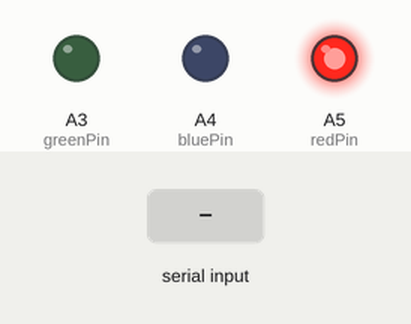
Recording of a sketch running on a simulated Arduino Uno, built with avr-gcc and run on an emulated ATmega328P. Shown: output pins drawn as LEDs (lit = HIGH). The test bench sets the inputs (shaded band). What the sketch prints to the serial monitor is not drawn.

Above: at 0.1 s.
At 0.6 s:
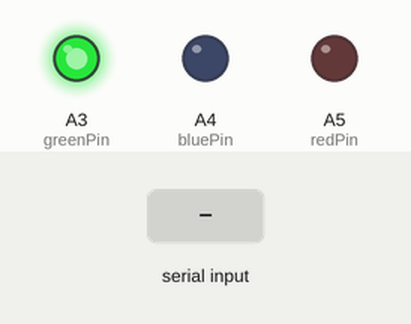
At 2.4 s:
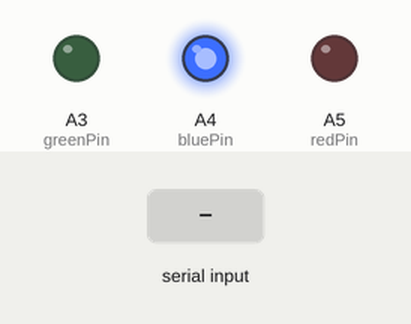
2.5 s: "H90\n" received over Serial
4.0 s: "S90\n" received over the second serial link
5.5 s: "V90\n" received over Serial
7.0 s: "H90\n" received over the second serial link
8.5 s: "R90\n" received over the second serial link
Timing chart, 0 to 11.0 s (numbered marks = the images above; inputs shaded):
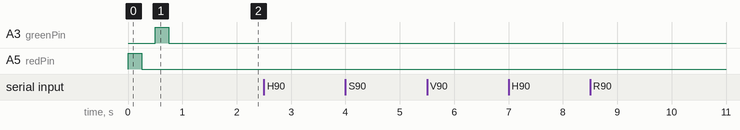

The sketch:

ratfFirmware.ino
```cpp
#include <SoftwareSerial.h>
#include <EEPROM.h>

const byte ledPin = 13;
const byte redPin = A5;
const byte greenPin = A3;
const byte bluePin = A4;
const byte softRxTXPin = A0;

// Ugly c++
SoftwareSerial softSerial_0(softRxTXPin + 0, softRxTXPin + 0);
SoftwareSerial softSerial_1(softRxTXPin + 1, softRxTXPin + 1);
SoftwareSerial softSerial_2(softRxTXPin + 2, softRxTXPin + 2);
SoftwareSerial softSerial_3(softRxTXPin + 3, softRxTXPin + 3);
SoftwareSerial softSerial_4(softRxTXPin + 4, softRxTXPin + 4);

SoftwareSerial* softSerial_array[5] = {&softSerial_0, &softSerial_1, &softSerial_2, &softSerial_3, &softSerial_4};
byte active_softSerial;
unsigned long lastcom_softSerial_table[5];

int8_t state, softState;
byte b;
byte buf[4], softbuf[4];
byte EEPROMAdress;

byte blinkLedState = 0;
byte blinkLedFlag = 0;
unsigned long previousMillis = 0;
const long interval = 200;

void set_active_softSerial(byte new_index)
{
  if (new_index >= 5) return;
  active_softSerial = new_index;
  softSerial_array[active_softSerial]->listen();
  pinMode(softRxTXPin + active_softSerial - 1, INPUT_PULLUP);
}


inline byte to_low_case(byte c)
{
  if (c >='A' && c <='Z')
    return  c - 'A' + 'a';
  else
    return  c;
}

inline byte to_up_case(byte c)
{
  if (c >='a' && c <='z')
    return  c - 'a' + 'A';
  else
    return  c;
}


void setup()
{
  byte i;
  state = -1;
  softState = -1;

  Serial.begin(19200);
  serialSend(0, 'X', EEPROM.read(0));
  serialSend(0, 'Y', EEPROM.read(1));

  pinMode(ledPin, OUTPUT);
  // set the data rate for the SoftwareSerial port
  for (i = 0; i < 5; i++){
    softSerial_array[i]->begin(38400);
    pinMode(softRxTXPin + i, INPUT_PULLUP);
  }
  set_active_softSerial(0);

  if (EEPROM.read(0) > 0)
    box_setup();
  else if (EEPROM.read(1) > 0)
    machine_setup();

}

void machine_setup(void)
{

}


void box_setup(void)
{
  pinMode(redPin, OUTPUT);
  pinMode(greenPin, OUTPUT);
  pinMode(bluePin, OUTPUT);

  digitalWrite(redPin, LOW);
  digitalWrite(greenPin, LOW);
  digitalWrite(bluePin, LOW);

  digitalWrite(redPin, HIGH);
  delay(250);
  digitalWrite(redPin, LOW);
  delay(250);
  digitalWrite(greenPin, HIGH);
  delay(250);
  digitalWrite(greenPin, LOW);
  delay(250);
  digitalWrite(bluePin, HIGH);
  delay(250);
  //digitalWrite(bluePin, LOW);
}


byte hexValue(byte hexdigit)
{
  if (hexdigit >= '0' && hexdigit <= '9')
    return hexdigit - '0';
  if ( (hexdigit | 0x20) >= 'a' && (hexdigit | 0x20) <= 'f')
    return (hexdigit | 0x20) - 'a' + 10;
  return 0;
}


void serialSend(byte port, char channel, byte b)
{
  byte i;
  if (port == 0){
    Serial.write(channel);
    Serial.write(hexNibble(b >> 4));
    Serial.write(hexNibble(b));
  } else if (port >= 1 && port <=5){
    i = port - 1;
    pinMode(softRxTXPin + i, OUTPUT);
    //softSerial_array[i]->write(0x55);
    softSerial_array[i]->write(channel);
    softSerial_array[i]->write(hexNibble(b >> 4));
    softSerial_array[i]->write(hexNibble(b));
    pinMode(softRxTXPin + i, INPUT_PULLUP);
  }
}

void processPacket(byte *data, byte port)
{
  byte value, p, v;
  unsigned long ul;

  value = (hexValue(data[1]) << 4) | hexValue(data[2]);

  if (port > 0 && port <= 5)
    lastcom_softSerial_table[port -1] = millis();

  // Lower case commands from the hard Serial are sent to the active softSerial
  if (port == 0 && data[0] > 'f' && data[0] <= 'z') {
    //serialSend(1 + active_softSerial, data[0] & ~0x20, value); // To upper case
    serialSend(1 + active_softSerial, data[0], value);
    return;
  // Upper case commands from the Softserial are converted to lowercase and sent to the hard Serial
  } else if (port > 0 && data[0] > 'F' && data[0] <= 'Z') {
    serialSend(0, to_low_case(data[0]), value); // To Lower case
    return;
  }

  switch (to_up_case(data[0])) {
    case 'S': pinMode(softRxTXPin + active_softSerial, OUTPUT);
              softSerial_array[active_softSerial]->write(value);
              pinMode(softRxTXPin + active_softSerial, INPUT_PULLUP);
              break;

    case 'H': Serial.write(value);
              break;

    case 'R': EEPROMAdress = value;
              break;
    case 'W': EEPROM.write(EEPROMAdress, value);
              break;
    case 'V': serialSend(port, 'V', EEPROM.read(value));
              break;
    // Ping
    case 'G': serialSend(port, 'G', value);
              break;
    // LED Read
    case 'T': serialSend(port, 'T', (digitalRead(redPin) << 2)  |
                                    (digitalRead(greenPin) << 1) |
                                     digitalRead(bluePin));
              break;

    // LED write
    case 'L': digitalWrite(redPin,   (value & 0x04) > 0);
              digitalWrite(greenPin, (value & 0x02) > 0);
              digitalWrite(bluePin,  (value & 0x01) > 0);
              break;

    // Pin Output write
    case 'O': p = value & 0x0F;
              if (p > 13 || p < 3) break; // only pins 3..13
              v = (value & 0x10) > 0;
              digitalWrite(p, v);
              break;

    // Pin direction write
    case 'P': p = value & 0x0F;
              if (p > 13 || p < 3) break; // only pins 3..13
              v = (value & 0x10);
              if (v == 0)
                pinMode(p, INPUT);
              else if (v == 1)
                pinMode(p, OUTPUT);
              else if (v == 2)
                pinMode(p, INPUT_PULLUP);
              break;

    case 'M': if (value >= 0 && value < 5)
                set_active_softSerial(value);
              break;
    case 'N': serialSend(port, 'N', active_softSerial);
              break;

    case 'K': blinkLedFlag = value;
              break;
    //
    case 'U': ul = (millis() - lastcom_softSerial_table[value]) / 100;
              if (ul > 255)
                v = 255;
              else
                v = ul;
              serialSend(port, 'U', v);
              break;
  }
}


byte hexNibble(byte b)
{
  b = b & 15;
  if (b < 10){
    return b + '0';
  } else {
    return b - 10 + 'A';
  }
}


byte isHexNibble(char c)
{
  if ((c >= '0' && c <= '9') || ((c | 0x20) >= 'a' && (c | 0x20) <= 'f')) return 1;
  else return 0;
}

void loop()
{
  if (Serial.available()){
    b = Serial.read();
    // A char between g and z is a frame start
    if ((b | 0x20) > 'f' && (b | 0x20) <= 'z') {
      digitalWrite(ledPin, HIGH);
      state = 0;
      buf[0] = b; // This is the channel
    } else if (state >= 0) { // Waiting for data
      if (isHexNibble(b)) {
        state++;
        buf[state] = b;
      } else { // Bad Packet: restart
        state = -1;
      }
      if (state >= 2) {
        processPacket(buf, 0);
        digitalWrite(ledPin, LOW);
        state = -1;
      }
    }
  }

  if (softSerial_array[active_softSerial]->available()) {
    b = softSerial_array[active_softSerial]->read();
    //Serial.println(b);
    //Serial.write(b);
    if ((b | 0x20) > 'f' && (b | 0x20) <= 'z') {
      softState = 0;
      softbuf[0] = b; // This is the channel
    } else if (softState >= 0) { // Waiting for data
      if (isHexNibble(b)) {
        softState++;
        softbuf[softState] = b;
      } else { // Bad Packet: restart
        softState = -1;
      }
      if (softState >= 2) {
        processPacket(softbuf, 1 + active_softSerial);
        softState = -1;
      }
    }
  }


  unsigned long currentMillis = millis();

  if(currentMillis - previousMillis >= interval) {
    // save the last time you blinked the LED
    previousMillis = currentMillis;

    // if the LED is off turn it on and vice-versa:
    if (blinkLedState == 0)
      blinkLedState = 1;
    else
      blinkLedState = 0;

    // set the LED with the ledState of the variable:
    if(blinkLedFlag)
      digitalWrite(ledPin, blinkLedState);
  }
}
```

Measured:
- after the input at 2.5 s, every drawn part: stays the same
- after the input at 4.0 s, every drawn part: stays the same
- after the input at 5.5 s, every drawn part: stays the same
- after the input at 7.0 s, every drawn part: stays the same
- after the input at 8.5 s, every drawn part: stays the same
